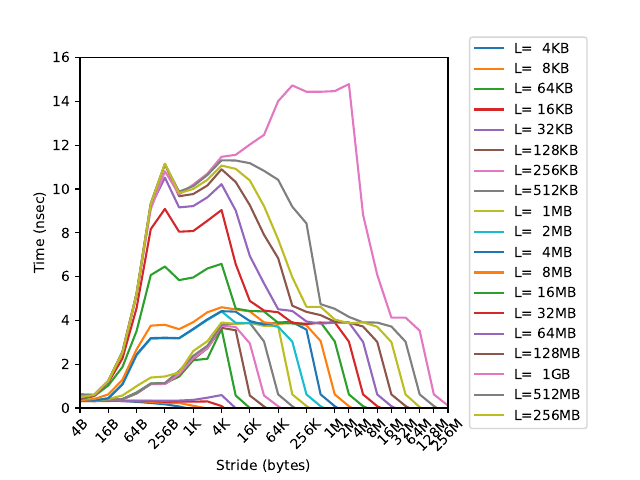

Generate this figure with Python:
#!/usr/bin/env python

import matplotlib.pyplot as plt
import numpy as np

# Routine modified from: https://stackoverflow.com/questions/1094841/reusable-library-to-get-human-readable-version-of-file-size
def sizeof_fmt(num, suffix='B'):
    for unit in ['','K','M','G','T']:
        if abs(num) < 1024.0:
            return "%3.0f%s%s" % (num, unit, suffix)
        num /= 1024.0
    return "%.1f%s%s" % (num, 'T', suffix)

mbdata = np.genfromtxt("membench.out",usecols=(1,3,5))

plt.ylabel("Time (nsec)")
plt.xlabel("Stride (bytes)")
plt.xscale("log",base=2)
plt.ylim(0,np.ceil(max(mbdata[:,2]))+1)
xtvals=np.concatenate([np.power(4,range(1,11)), np.power(2,range(21,29))])
xtlabels=["4B",
         "16B",
         "64B",
        "256B",
          "1K",
          "4K",
         "16K",
         "64K",
        "256K",
          "1M",
          "2M",
          "4M",
          "8M",
         "16M",
         "32M",
         "64M",
        "128M",
        "256M"]
plt.xlim(xtvals[0],xtvals[len(xtvals)-1])
plt.xticks(xtvals,xtlabels,rotation=45)
istt=0
print(mbdata.shape)
print(mbdata)

lengths=np.array(list(set(mbdata[:,0])))
print(lengths)

#for i in range(9,27):
for L in lengths:
  inds = np.where(mbdata[:,0]==L)[0]
  print(inds)
  #plt.plot(mbdata[istt:istt+i,1],mbdata[istt:istt+i,2],
  plt.plot(mbdata[inds,1],mbdata[inds,2],
    label="L=%s"%(sizeof_fmt(L)))
  #istt=istt+i+1

plt.legend(bbox_to_anchor=(1.04,0.5),loc='center left')
plt.subplots_adjust(right=0.7,bottom=0.15)
plt.savefig("membench.pdf")

